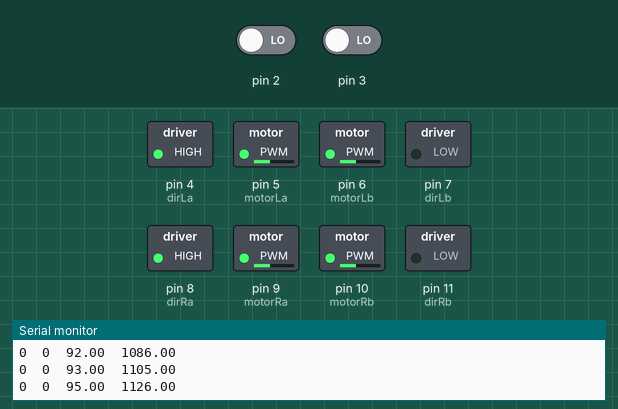
This sketch was run on a simulated Arduino Uno, built with avr-gcc and run on an emulated ATmega328P. Shown: switched loads named in the sketch (green lamp = pin HIGH), the last lines printed to the serial monitor. The inputs (shaded band) are chosen by the test bench; at power-on: pin 2 LOW, pin 3 LOW.

Above: at 1.2 s.
1.3 s: pin 2 driven HIGH
4.3 s: pin 3 driven HIGH
At 5.5 s:
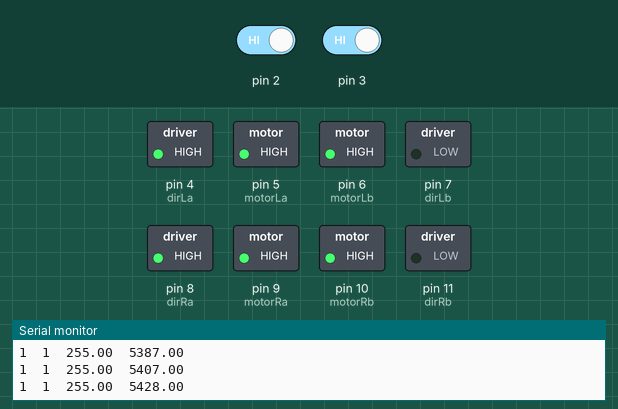
5.8 s: pin 3 driven LOW
At 6.6 s:
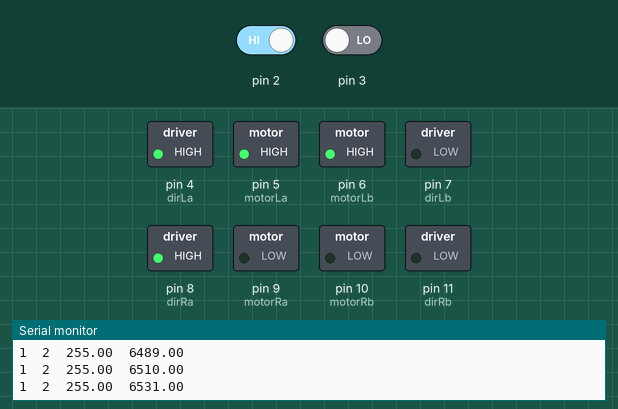
7.3 s: pin 2 driven LOW
At 7.7 s:
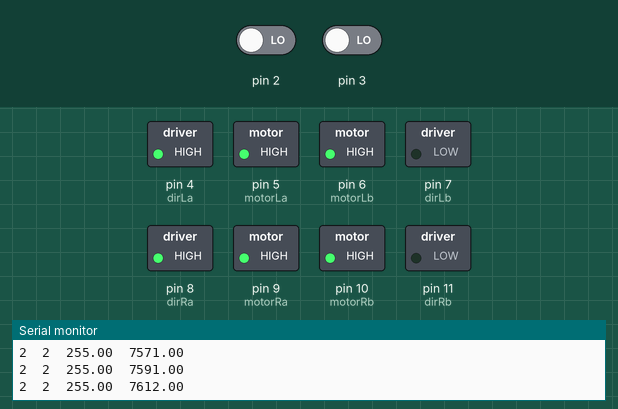
Timing chart, 0 to 9.8 s (numbered marks = the images above; inputs shaded):
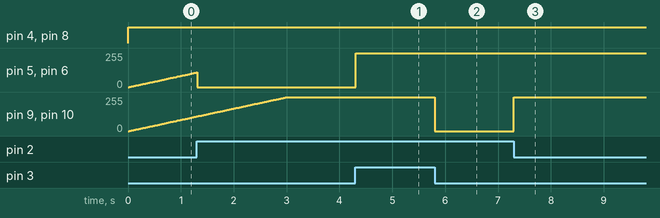

Measured:
- after the input at 4.3 s, pin 5 (motorLa), pin 6 (motorLb): 0/255 → 255/255 at once
- after the input at 5.8 s, pin 9 (motorRa), pin 10 (motorRb): 255/255 → 0/255 at once
- after the input at 7.3 s, pin 9 (motorRa), pin 10 (motorRb): 0/255 → 255/255 at once

The sketch:

G35_Rover_code.ino
```cpp
#include <math.h>

// interupt 0 -> pin 2
// interupt 1 -> pin 3

volatile unsigned long positionL = 0;  //vehicle position count from left encoder
volatile unsigned long positionR = 0;  //vehicle position count from right encoder

int motorLa = 5;
int motorLb = 6;
int dirLa = 4;
int dirLb = 7;
int motorRa = 9;
int motorRb = 10;
int dirRa = 8;
int dirRb = 11;

void setup()
{
  pinMode (motorLa, OUTPUT);
  pinMode (motorLb, OUTPUT);
  pinMode (dirLa, OUTPUT);
  pinMode (dirLb, OUTPUT);
  pinMode (motorRa, OUTPUT);
  pinMode (motorRb, OUTPUT);
  pinMode (dirRa, OUTPUT);
  pinMode (dirRb, OUTPUT);

  Serial.begin(9600);
}

void loop()
{
  moveFWD_mm(2500, 3000, 0, 255);
  delay(3000);
}

void encoder1()
{
  positionR++;
}

void encoder2()
{
  positionL++;
}

void moveFWD_mm(unsigned int mm, int accelTime, int Vmin, int Vmax)
{
// mm: distance to travel in mm
// accelTime: time to accelerate from still to top speed
// Vmin: lower value used for motor input correction (0-255)
// Vmax: upper value for motor input (0-255)
  positionL=0;
  positionR=0;
  attachInterrupt(1, encoder1, CHANGE);
  attachInterrupt(0, encoder2, CHANGE);
  digitalWrite(dirLa, HIGH); // Left a Forward
  digitalWrite(dirLb, LOW); // Left b Forward
  digitalWrite(dirRa, HIGH); //Right a Forward
  digitalWrite(dirRb, LOW); //Right b Forward

  unsigned int x = mm*(1000/(2*M_PI*30*3)); // convert mm to pulses

  // variables for acceleration
  int start = millis(); // start timer;
  float V;
  float timeSinceStart;

  while((positionL <= x) || (positionR <= x))
  {

    // acceleration code
    timeSinceStart = millis() - start;
    if (timeSinceStart < accelTime) {
      V = (timeSinceStart/accelTime) * Vmax; // scale V over acceleration time
    } else {
      V = Vmax; // keep V at Vmax after specified acceleration time
    }
    V = (int) V;


    // if left/right difference exists, adjust to correct
    if (positionL > positionR)
    {
      analogWrite(motorLa, Vmin);
      analogWrite(motorLb, Vmin);
      analogWrite(motorRa, V);
      analogWrite(motorRb, V);
    }
    else if (positionR > positionL)
    {
      analogWrite(motorRa, Vmin);
      analogWrite(motorRb, Vmin);
      analogWrite(motorLa, V);
      analogWrite(motorLb, V);
    }

    // if no difference exists, move both at same speed
    else
    {
      analogWrite(motorLa, V);
      analogWrite(motorLb, V);

      analogWrite(motorRa, V);
      analogWrite(motorRb, V);
    }


    Serial.print(positionL); // This prints the current value of positionL in the serial monitor on the computer.
    Serial.print("\t"); // This creates a tab on the monitor
    Serial.print(positionR);
    Serial.print("\t");
    Serial.print(V);
    Serial.print("\t");
    Serial.print(timeSinceStart);
    Serial.println(); // This creates a new line to print on

  }


  // Stop all motors
  analogWrite(motorLa, 0);
  analogWrite(motorLb, 0);
  analogWrite(motorRa, 0);
  analogWrite(motorRb, 0);

  // Disables the encoders interrupt
  detachInterrupt(0);
  detachInterrupt(1);
}

void moveREV(unsigned int x)
{
  positionL=0;
  positionR=0;
  attachInterrupt(0, encoder1, CHANGE);
  attachInterrupt(1, encoder2, CHANGE);
  digitalWrite(dirLa, LOW); // Left a Forward
  digitalWrite(dirLb, HIGH); // Left b Forward
  digitalWrite(dirRa, LOW); //Right a Forward
  digitalWrite(dirRb, HIGH); //Right b Forward

  while((positionL <= x) || (positionR <= x))
  {

    if (positionL > positionR)
    {
      analogWrite(motorLa, 20);
      analogWrite(motorLb, 20);
      analogWrite(motorRa, 180);
      analogWrite(motorRb, 180);
    }

    else if (positionR > positionL)
    {
      analogWrite(motorRa, 20);
      analogWrite(motorRb, 20);
      analogWrite(motorLa, 180); // Sets the motor speed at a value of 180
      analogWrite(motorLb, 180);
    }

    else
    {
      analogWrite(motorLa, 180); // Sets the motor speed at a value of 180
      analogWrite(motorLb, 180);

      analogWrite(motorRa, 180);
      analogWrite(motorRb, 180);
    }


    Serial.print(positionL); // This prints the current value of positionL in the serial monitor on the computer.
    Serial.print("\t"); // This creates a tab on the monitor
    Serial.print(positionR);
    Serial.println(); // This creates a new line to print on

  }


  // Stop all motors
  analogWrite(motorLa, 0);
  analogWrite(motorLb, 0);
  analogWrite(motorRa, 0);
  analogWrite(motorRb, 0);

  // Disables the encoders interrupt
  detachInterrupt(0);
  detachInterrupt(1);
}

void turnL(unsigned int x)
{
  positionL=0;
  positionR=0;
  attachInterrupt(1, encoder1, CHANGE);
  attachInterrupt(0, encoder2, CHANGE);
  digitalWrite(dirLa, LOW); // Left a Forward
  digitalWrite(dirLb, HIGH); // Left b Forward
  digitalWrite(dirRa, HIGH); //Right a Forward
  digitalWrite(dirRb, LOW); //Right b Forward

  while((positionL <= x) || (positionR <= x))
  {

    if (positionL > positionR)
    {
      analogWrite(motorLa, 20);
      analogWrite(motorLb, 20);
      analogWrite(motorRa, 180);
      analogWrite(motorRb, 180);
    }

    else if (positionR > positionL)
    {
      analogWrite(motorRa, 20);
      analogWrite(motorRb, 20);
      analogWrite(motorLa, 180); // Sets the motor speed at a value of 180
      analogWrite(motorLb, 180);
    }

    else
    {
      analogWrite(motorLa, 180); // Sets the motor speed at a value of 180
      analogWrite(motorLb, 180);

      analogWrite(motorRa, 180);
      analogWrite(motorRb, 180);
    }


    Serial.print(positionL); // This prints the current value of positionL in the serial monitor on the computer.
    Serial.print("\t"); // This creates a tab on the monitor
    Serial.print(positionR);
    Serial.println(); // This creates a new line to print on

  }


  // Stop all motors
  analogWrite(motorLa, 0);
  analogWrite(motorLb, 0);
  analogWrite(motorRa, 0);
  analogWrite(motorRb, 0);

  // Disables the encoders interrupt
  detachInterrupt(0);
  detachInterrupt(1);
}

void turnR(unsigned int x)
{
  positionL=0;
  positionR=0;
  attachInterrupt(1, encoder1, CHANGE);
  attachInterrupt(0, encoder2, CHANGE);
  digitalWrite(dirLa, HIGH); // Left a Forward
  digitalWrite(dirLb, LOW); // Left b Forward
  digitalWrite(dirRa, LOW); //Right a Forward
  digitalWrite(dirRb, HIGH); //Right b Forward

  while((positionL <= x) || (positionR <= x))
  {

    if (positionL > positionR)
    {
      analogWrite(motorLa, 20);
      analogWrite(motorLb, 20);
      analogWrite(motorRa, 180);
      analogWrite(motorRb, 180);
    }

    else if (positionR > positionL)
    {
      analogWrite(motorRa, 20);
      analogWrite(motorRb, 20);
      analogWrite(motorLa, 180); // Sets the motor speed at a value of 180
      analogWrite(motorLb, 180);
    }

    else
    {
      analogWrite(motorLa, 180); // Sets the motor speed at a value of 180
      analogWrite(motorLb, 180);

      analogWrite(motorRa, 180);
      analogWrite(motorRb, 180);
    }


    Serial.print(positionL); // This prints the current value of positionL in the serial monitor on the computer.
    Serial.print("\t"); // This creates a tab on the monitor
    Serial.print(positionR);
    Serial.println(); // This creates a new line to print on

  }


  // Stop all motors
  analogWrite(motorLa, 0);
  analogWrite(motorLb, 0);
  analogWrite(motorRa, 0);
  analogWrite(motorRb, 0);

  // Disables the encoders interrupt
  detachInterrupt(0);
  detachInterrupt(1);
}
```
